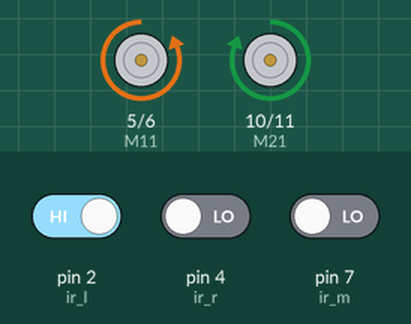
This sketch was run on a simulated Arduino Uno, built with avr-gcc and run on an emulated ATmega328P. Shown: motor-driver pin pairs drawn as motors (green arrow = first pin HIGH = forward, orange = second pin HIGH = backward, longer = more drive). Inputs (shaded band) come from the test bench; at power-on: pin 2 (ir_l) HIGH, pin 4 (ir_r) LOW, pin 7 (ir_m) LOW.

Above: at 1.2 s.
1.3 s: pin 2 (ir_l) driven LOW and pin 4 (ir_r) driven HIGH
At 2.2 s:
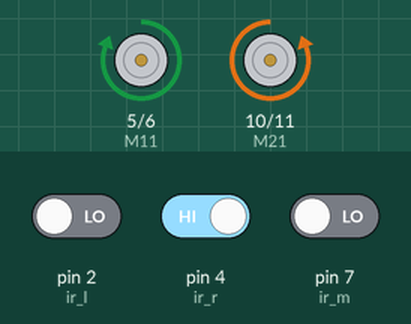
2.8 s: pin 2 (ir_l) driven HIGH
At 3.2 s:
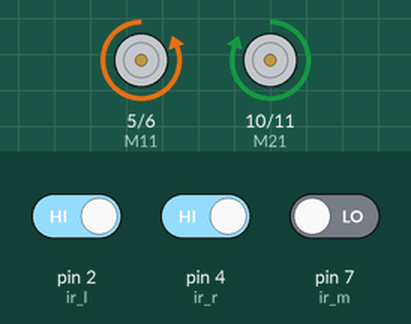
4.3 s: pin 2 (ir_l) driven LOW
At 4.6 s:
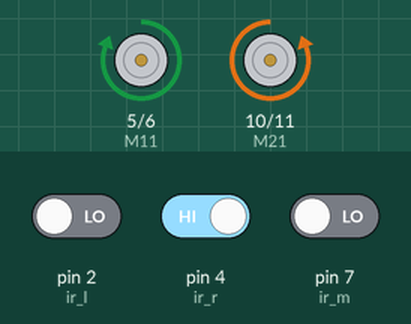
5.8 s: pin 4 (ir_r) driven LOW and pin 7 (ir_m) driven HIGH
At 6.9 s:
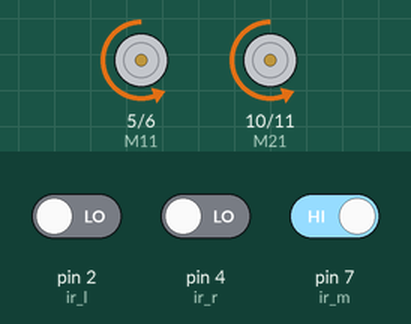
7.3 s: pin 4 (ir_r) driven HIGH
At 8.5 s:
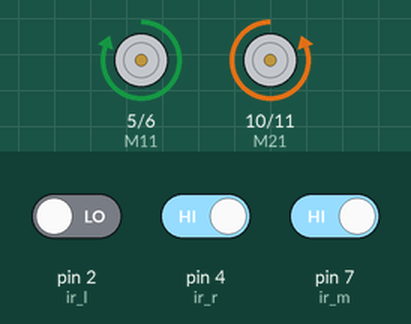
8.8 s: pin 2 (ir_l) driven HIGH
At 9.7 s:
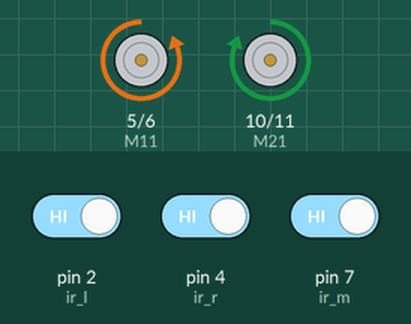
Timing chart, 0 to 11.3 s (numbered marks = the images above; inputs shaded):
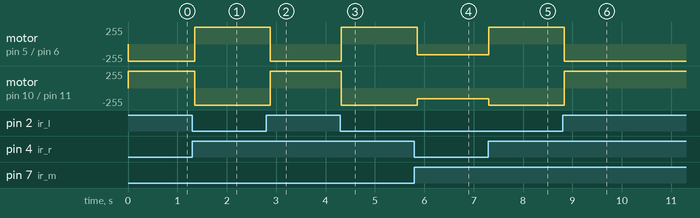

The sketch:

maze.ino
```cpp
int const M11 = 5;
int const M12 = 6;
int const M21 = 10;
int const M22 = 11;
int ir_l = 2;
int ir_r = 4;
int ir_m = 7;
int speed_ = 160;
int speed_t = 255;
void setup() {
  // put your setup code here, to run once:
  Serial.begin(9600);
  pinMode(M11,OUTPUT);
  pinMode(M12,OUTPUT);
  pinMode(M21,OUTPUT);
  pinMode(M22,OUTPUT);
  pinMode(ir_l,INPUT);
  pinMode(ir_r,INPUT);
  pinMode(ir_m,INPUT);
}
void forward(){
  analogWrite(M11,0);
  analogWrite(M12,speed_);
  analogWrite(M21,0);
  analogWrite(M22,speed_);
  delay(50);
}
//void backward(){
//    digitalWrite(M11,LOW);
//    digitalWrite(M12,HIGH);
//    digitalWrite(M21,LOW);
//    digitalWrite(M22,HIGH);
//    delay(10);
void left(){
  analogWrite(M11,speed_t);
  analogWrite(M12,0);
  analogWrite(M21,0);
  analogWrite(M22,speed_t);
  delay(90);
}
void sleft(){
  analogWrite(M11,speed_t);
  analogWrite(M12,0);
  analogWrite(M21,0);
  analogWrite(M22,speed_t);
  delay(10);
}
void right(){

  analogWrite(M11,0);
    analogWrite(M12,speed_t);
    analogWrite(M21,speed_t);
    analogWrite(M22,0);
    delay(90);
}
void sright(){

  analogWrite(M11,0);
    analogWrite(M12,speed_t);
    analogWrite(M21,speed_t);
    analogWrite(M22,0);
    delay(10);
}
void rotate(){
   analogWrite(M11,0);
    analogWrite(M12,speed_t);
    analogWrite(M21,speed_t);
    analogWrite(M22,0);
    delay(300);
}
void loop() {
  // put your main code here, to run repeatedly:
  while(1){
    int val_ir_l = digitalRead(ir_l);
    int val_ir_r = digitalRead(ir_r);
    int val_ir_m = digitalRead(ir_m);
    if(val_ir_l == 0 && val_ir_r == 0 && val_ir_m == 1){
      forward();
    }
    else if(val_ir_l == 1 && val_ir_r == 0){
      right();
    }
    else if(val_ir_l == 0 && val_ir_r == 1){
      left();
    }
    else if(val_ir_l == 0 && val_ir_r == 1 && val_ir_m == 1){
      sleft();
    }
    else if(val_ir_l == 1 && val_ir_r == 0 && val_ir_m == 1){
      sright();
    }

    else if(val_ir_l == 1 && val_ir_r == 1){
      right();
    }

    else if(val_ir_l == 0 && val_ir_r == 1){
      rotate();
    }
    else if(val_ir_l == 0 && val_ir_r == 0 && val_ir_m == 0){
      rotate();
    }
  }
}
```

Measured:
- after the input at 1.3 s, motor on pin 5 (M11) / pin 6 (M12): backward 255/255 → forward 255/255 after 0.05 s; motor on pin 10 (M21) / pin 11 (M22): forward 255/255 → backward 255/255 after 0.05 s
- after the input at 2.8 s, motor on pin 5 (M11) / pin 6 (M12): forward 255/255 → backward 255/255 after 0.08 s; motor on pin 10 (M21) / pin 11 (M22): backward 255/255 → forward 255/255 after 0.08 s
- after the input at 4.3 s, motor on pin 5 (M11) / pin 6 (M12): backward 255/255 → forward 255/255 at once; motor on pin 10 (M21) / pin 11 (M22): forward 255/255 → backward 255/255 at once
- after the input at 5.8 s, motor on pin 5 (M11) / pin 6 (M12): forward 255/255 → backward 160/255 after 0.05 s; motor on pin 10 (M21) / pin 11 (M22): backward 255/255 → backward 160/255 after 0.05 s
- after the input at 7.3 s, motor on pin 5 (M11) / pin 6 (M12): backward 160/255 → forward 255/255 at once; motor on pin 10 (M21) / pin 11 (M22): backward 160/255 → backward 255/255 at once
- after the input at 8.8 s, motor on pin 5 (M11) / pin 6 (M12): forward 255/255 → backward 255/255 at once; motor on pin 10 (M21) / pin 11 (M22): backward 255/255 → forward 255/255 at once
